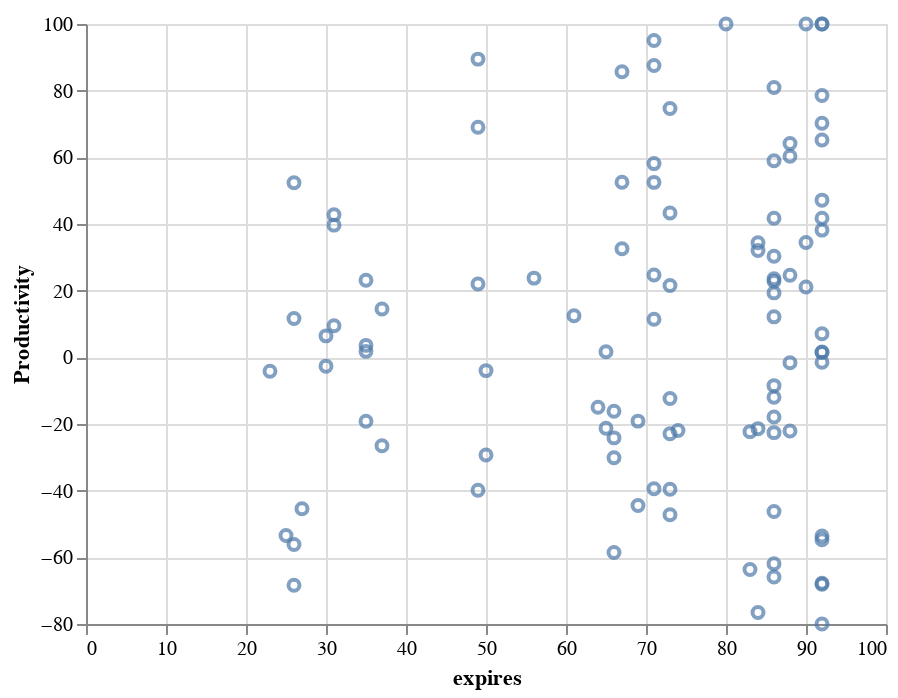

This figure's notebook cell:
### Code cell
# in some games it may be helpful to know if productive robots come
# at the start or end, so let's look at scatter plot
# let's look at when the robots expired
alt.Chart(robotdata).mark_point().encode(
    x=alt.X('expires:Q'),
    y=alt.Y('Productivity:Q')
)

# in the example2 file we see a little bit of a pattern. Robots with more extreme productivity come 
# later in the game (this is true for most "easy" rounds)

### Figure 1 — Vega-Lite specification as saved in the notebook (floating-point values rounded to 4 significant figures; data arrays with more than 128 entries replaced by an {"elided": "..."} marker saying what was removed)
{"config": {"view": {"continuousWidth": 400, "continuousHeight": 300}}, "data": {"name": "data-f192ff77e0f7b5a7eb46652b70e50148"}, "mark": "point", "encoding": {"x": {"type": "quantitative", "field": "expires"}, "y": {"type": "quantitative", "field": "Productivity"}}, "$schema": "https://vega.github.io/schema/vega-lite/v4.8.1.json", "datasets": {"data-f192ff77e0f7b5a7eb46652b70e50148": {"elided": "150 records"}}}
